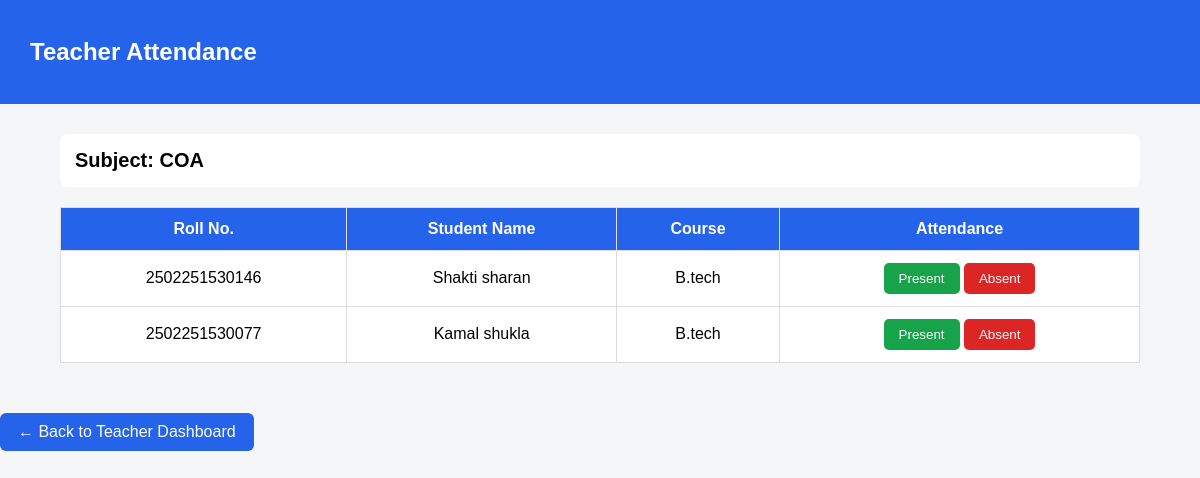
/teacher_attendance (signed in), run on the app's committed database.
### tables this page shows
CREATE TABLE teachers (
        id INTEGER PRIMARY KEY AUTOINCREMENT,
        username TEXT UNIQUE NOT NULL,
        password TEXT NOT NULL,
        subject TEXT NOT NULL
    );

CREATE TABLE students (
            id INTEGER PRIMARY KEY AUTOINCREMENT,
            name TEXT NOT NULL,
            roll_no TEXT UNIQUE NOT NULL,
            course TEXT NOT NULL
        , username TEXT, password TEXT);

### app.py (the view)
@app.route("/teacher_attendance")
def teacher_attendance():
    username = session.get("teacher_username")
    if not username:
        return redirect("/teacher_login")
    conn = get_db()
    teacher = conn.execute(
        "SELECT * FROM teachers WHERE username = ?",
        (username,)
    ).fetchone()
    students = conn.execute(
        "SELECT * FROM students"
    ).fetchall()
    conn.close()
    if not teacher:
        return redirect("/teacher_login")
    return render_template(
        "teacher_attendance.html",
        teacher=teacher,
        students=students
    )

### app.py (called while the page is built)
def get_db():
    conn = sqlite3.connect("attendance.db")
    conn.row_factory = sqlite3.Row
    return conn

### templates/teacher_attendance.html (shortened to what this page needs)
<!DOCTYPE html>
<html lang="en">
<head>
</head>
<body>
    <div class="navbar">
        <h2>Teacher Attendance</h2>
    </div>
    <div class="container">
        <div class="subject">
            Subject: {{ teacher.subject }}
        </div>
        <table>
            <tr>
                <th>Roll No.</th>
                <th>Student Name</th>
                <th>Course</th>
                <th>Attendance</th>
            </tr>
            {% for student in students %}
            <tr>
                <td>{{ student.roll_no }}</td>
                <td>{{ student.name }}</td>
                <td>{{ student.course }}</td>
                <td>
                    <form action="/teacher_mark_attendance" method="POST" style="display:inline;">
                        <button class="present" type="submit">
                            Present
                        </button>
                    </form>
                    <form action="/teacher_mark_attendance" method="POST" style="display:inline;">
                        <button class="absent" type="submit">
                            Absent
                        </button>
                    </form>
                </td>
            </tr>
            {% endfor %}
        </table>
    </div>
    <a href="/teacher_dashboard"
   style="display:inline-block;
          margin-top:20px;
          padding:10px 18px;
          background:#2563eb;
          color:white;
          text-decoration:none;
          border-radius:6px;">
    ← Back to Teacher Dashboard
</a>
</body>
</html>

### templates/teacher_attendance.html (style rules this page uses)
body { font-family: Arial, sans-serif; background: #f4f6f8; margin: 0; }
.navbar { background: #2563eb; color: white; padding: 18px 30px; }
.container { width: 90%; margin: 30px auto; }
.subject { background: white; padding: 15px; margin-bottom: 20px; border-radius: 8px; font-size: 20px; font-weight: bold; }
table { width: 100%; background: white; border-collapse: collapse; }
th, td { padding: 12px; border: 1px solid #ddd; text-align: center; }
th { background: #2563eb; color: white; }
button { padding: 8px 15px; border: none; border-radius: 5px; color: white; cursor: pointer; }
.present { background: #16a34a; }
.absent { background: #dc2626; }

### data on the page
teachers: subject "COA"
students: roll_no "2502251530146", name "Shakti sharan", course "B.tech"
students: roll_no "2502251530077", name "Kamal shukla", course "B.tech"
